Frame 1 (no input): blank canvas, image omitted
Frame 60 (no input): blank canvas, image omitted
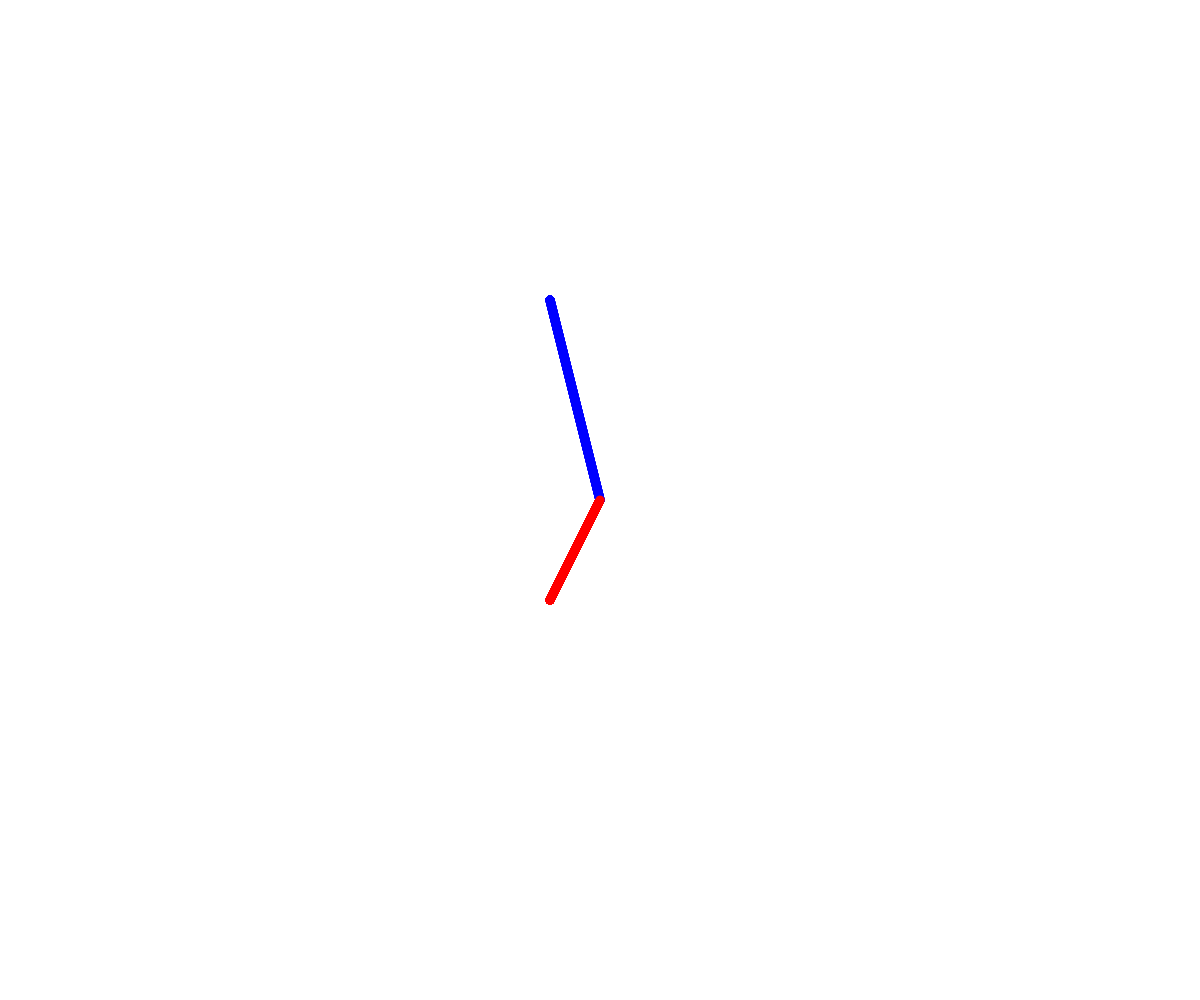
Frame 120 (the mouse pressed at the canvas centre since frame 60)

The p5.js sketch whose frames 1 and 60 were blank and that drew this single picture after the mouse press (run headless with seeded random() and noise() and a simulated clock; from frame 60 on, the mouse is pressed at the canvas centre):

// p5.js sketch
// ── sketch.js
function setup() {
  createCanvas(windowWidth, windowHeight);
  background(255);
  noStroke();
}

function draw() {
  fill(0);
  if (mouseIsPressed){
	  line(mouseX,mouseY,550,300);
	  stroke(255, 0, 0)  }
	  fill(0);
	  if (mouseIsPressed){
		  line(mouseX,mouseY,550,600);
		  stroke(0, 0, 255)  }
		  strokeWeight(9);
		  

}

function windowResized() {
  resizeCanvas(windowWidth, windowHeight);
  background(0);
}
